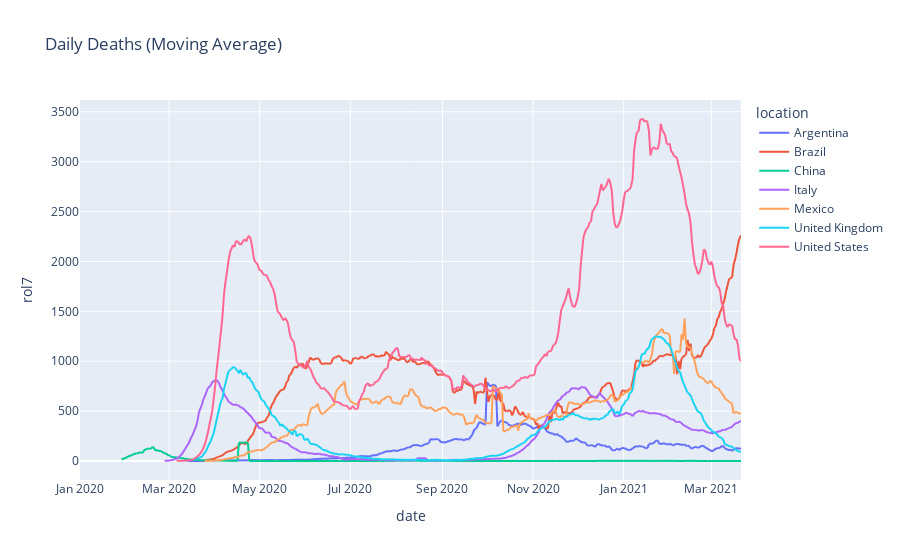

The notebook cell this image was saved under:
### Code cell
new_deaths['rol7'] = new_deaths.new_deaths.rolling(7).mean().shift(0)

fig = px.line(new_deaths, x="date", y="rol7", color='location', title='Daily Deaths (Moving Average)')
fig.show()

### Figure 1 — Plotly figure (JSON) as saved in the notebook; plotly's stock layout.template omitted (floating-point values rounded to 4 significant figures; data arrays with more than 128 entries replaced by an {"elided": "..."} marker saying what was removed)
{"data": [{"hovertemplate": "location=Argentina<br>date=%{x}<br>rol7=%{y}<extra></extra>", "legendgroup": "Argentina", "line": {"color": "#636efa", "dash": "solid"}, "mode": "lines", "name": "Argentina", "showlegend": true, "type": "scattergl", "x": {"elided": "446 str values"}, "xaxis": "x", "y": {"elided": "446 float values"}, "yaxis": "y"}, {"hovertemplate": "location=Brazil<br>date=%{x}<br>rol7=%{y}<extra></extra>", "legendgroup": "Brazil", "line": {"color": "#EF553B", "dash": "solid"}, "mode": "lines", "name": "Brazil", "showlegend": true, "type": "scattergl", "x": {"elided": "390 str values"}, "xaxis": "x", "y": {"elided": "390 float values"}, "yaxis": "y"}, {"hovertemplate": "location=China<br>date=%{x}<br>rol7=%{y}<extra></extra>", "legendgroup": "China", "line": {"color": "#00cc96", "dash": "solid"}, "mode": "lines", "name": "China", "showlegend": true, "type": "scattergl", "x": {"elided": "425 str values"}, "xaxis": "x", "y": {"elided": "425 float values"}, "yaxis": "y"}, {"hovertemplate": "location=Italy<br>date=%{x}<br>rol7=%{y}<extra></extra>", "legendgroup": "Italy", "line": {"color": "#ab63fa", "dash": "solid"}, "mode": "lines", "name": "Italy", "showlegend": true, "type": "scattergl", "x": {"elided": "416 str values"}, "xaxis": "x", "y": {"elided": "416 float values"}, "yaxis": "y"}, {"hovertemplate": "location=Mexico<br>date=%{x}<br>rol7=%{y}<extra></extra>", "legendgroup": "Mexico", "line": {"color": "#FFA15A", "dash": "solid"}, "mode": "lines", "name": "Mexico", "showlegend": true, "type": "scattergl", "x": {"elided": "446 str values"}, "xaxis": "x", "y": {"elided": "446 float values"}, "yaxis": "y"}, {"hovertemplate": "location=United Kingdom<br>date=%{x}<br>rol7=%{y}<extra></extra>", "legendgroup": "United Kingdom", "line": {"color": "#19d3f3", "dash": "solid"}, "mode": "lines", "name": "United Kingdom", "showlegend": true, "type": "scattergl", "x": {"elided": "416 str values"}, "xaxis": "x", "y": {"elided": "416 float values"}, "yaxis": "y"}, {"hovertemplate": "location=United States<br>date=%{x}<br>rol7=%{y}<extra></extra>", "legendgroup": "United States", "line": {"color": "#FF6692", "dash": "solid"}, "mode": "lines", "name": "United States", "showlegend": true, "type": "scattergl", "x": {"elided": "425 str values"}, "xaxis": "x", "y": {"elided": "425 float values"}, "yaxis": "y"}], "layout": {"legend": {"title": {"text": "location"}, "tracegroupgap": 0}, "title": {"text": "Daily Deaths (Moving Average)"}, "xaxis": {"anchor": "y", "domain": [0, 1], "title": {"text": "date"}}, "yaxis": {"anchor": "x", "domain": [0, 1], "title": {"text": "rol7"}}}}
